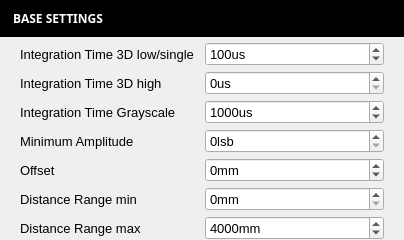
<?xml version="1.0" encoding="UTF-8"?>
<ui version="4.0">
 <class>WidgetSettingsBase</class>
 <widget class="QWidget" name="WidgetSettingsBase">
  <property name="geometry">
   <rect>
    <x>0</x>
    <y>0</y>
    <width>404</width>
    <height>234</height>
   </rect>
  </property>
  <property name="windowTitle">
   <string>Form</string>
  </property>
  <layout class="QGridLayout" name="gridLayout">
   <property name="leftMargin">
    <number>0</number>
   </property>
   <property name="topMargin">
    <number>0</number>
   </property>
   <property name="rightMargin">
    <number>0</number>
   </property>
   <property name="bottomMargin">
    <number>0</number>
   </property>
   <property name="horizontalSpacing">
    <number>0</number>
   </property>
   <property name="verticalSpacing">
    <number>5</number>
   </property>
   <item row="1" column="0">
    <layout class="QGridLayout" name="gridLayout_4">
     <property name="topMargin">
      <number>0</number>
     </property>
     <property name="spacing">
      <number>5</number>
     </property>
     <item row="8" column="2">
      <widget class="QSpinBox" name="spinBoxRangeMax">
       <property name="sizePolicy">
        <sizepolicy hsizetype="Preferred" vsizetype="Fixed">
         <horstretch>0</horstretch>
         <verstretch>0</verstretch>
        </sizepolicy>
       </property>
       <property name="minimumSize">
        <size>
         <width>0</width>
         <height>0</height>
        </size>
       </property>
       <property name="font">
        <font>
         <pointsize>10</pointsize>
        </font>
       </property>
       <property name="toolTip">
        <string>&lt;html&gt;&lt;head/&gt;&lt;body&gt;&lt;p&gt;Distance max range for the distance image and point cloud color space&lt;/p&gt;&lt;/body&gt;&lt;/html&gt;</string>
       </property>
       <property name="buttonSymbols">
        <enum>QAbstractSpinBox::UpDownArrows</enum>
       </property>
       <property name="suffix">
        <string>mm</string>
       </property>
       <property name="maximum">
        <number>70000</number>
       </property>
       <property name="singleStep">
        <number>100</number>
       </property>
       <property name="stepType">
        <enum>QAbstractSpinBox::AdaptiveDecimalStepType</enum>
       </property>
       <property name="value">
        <number>4000</number>
       </property>
      </widget>
     </item>
     <item row="6" column="1">
      <widget class="QLabel" name="labelOffset">
       <property name="minimumSize">
        <size>
         <width>0</width>
         <height>0</height>
        </size>
       </property>
       <property name="font">
        <font>
         <pointsize>10</pointsize>
        </font>
       </property>
       <property name="toolTip">
        <string>Offset. For calibrated camera set it to zero. Else set it to a value, so that a near object get's red</string>
       </property>
       <property name="styleSheet">
        <string notr="true">background-color: rgba(255, 255, 255, 0);</string>
       </property>
       <property name="text">
        <string>Offset</string>
       </property>
      </widget>
     </item>
     <item row="6" column="2">
      <widget class="QSpinBox" name="spinBoxOffset">
       <property name="sizePolicy">
        <sizepolicy hsizetype="Preferred" vsizetype="Fixed">
         <horstretch>0</horstretch>
         <verstretch>0</verstretch>
        </sizepolicy>
       </property>
       <property name="minimumSize">
        <size>
         <width>0</width>
         <height>0</height>
        </size>
       </property>
       <property name="font">
        <font>
         <pointsize>10</pointsize>
        </font>
       </property>
       <property name="toolTip">
        <string>&lt;html&gt;&lt;head/&gt;&lt;body&gt;&lt;p&gt;Additional offset to add to the resulting distance&lt;/p&gt;&lt;/body&gt;&lt;/html&gt;</string>
       </property>
       <property name="buttonSymbols">
        <enum>QAbstractSpinBox::UpDownArrows</enum>
       </property>
       <property name="suffix">
        <string>mm</string>
       </property>
       <property name="minimum">
        <number>-15000</number>
       </property>
       <property name="maximum">
        <number>15000</number>
       </property>
       <property name="singleStep">
        <number>100</number>
       </property>
       <property name="stepType">
        <enum>QAbstractSpinBox::AdaptiveDecimalStepType</enum>
       </property>
      </widget>
     </item>
     <item row="1" column="0">
      <spacer name="horizontalSpacer">
       <property name="orientation">
        <enum>Qt::Horizontal</enum>
       </property>
       <property name="sizeType">
        <enum>QSizePolicy::Fixed</enum>
       </property>
       <property name="sizeHint" stdset="0">
        <size>
         <width>20</width>
         <height>20</height>
        </size>
       </property>
      </spacer>
     </item>
     <item row="1" column="2">
      <widget class="QSpinBox" name="spinBoxIntTime0">
       <property name="sizePolicy">
        <sizepolicy hsizetype="Preferred" vsizetype="Fixed">
         <horstretch>0</horstretch>
         <verstretch>0</verstretch>
        </sizepolicy>
       </property>
       <property name="minimumSize">
        <size>
         <width>0</width>
         <height>0</height>
        </size>
       </property>
       <property name="font">
        <font>
         <family>MS Shell Dlg 2</family>
         <pointsize>10</pointsize>
         <weight>50</weight>
         <italic>false</italic>
         <bold>false</bold>
        </font>
       </property>
       <property name="toolTip">
        <string>&lt;html&gt;&lt;head/&gt;&lt;body&gt;&lt;p&gt;First TOF integration time or single integration time&lt;/p&gt;&lt;/body&gt;&lt;/html&gt;</string>
       </property>
       <property name="styleSheet">
        <string notr="true"/>
       </property>
       <property name="buttonSymbols">
        <enum>QAbstractSpinBox::UpDownArrows</enum>
       </property>
       <property name="accelerated">
        <bool>true</bool>
       </property>
       <property name="suffix">
        <string>us</string>
       </property>
       <property name="minimum">
        <number>0</number>
       </property>
       <property name="maximum">
        <number>2000</number>
       </property>
       <property name="singleStep">
        <number>1</number>
       </property>
       <property name="stepType">
        <enum>QAbstractSpinBox::AdaptiveDecimalStepType</enum>
       </property>
       <property name="value">
        <number>100</number>
       </property>
      </widget>
     </item>
     <item row="2" column="1">
      <widget class="QLabel" name="labelIntegrationTime3d1">
       <property name="minimumSize">
        <size>
         <width>0</width>
         <height>0</height>
        </size>
       </property>
       <property name="font">
        <font>
         <pointsize>10</pointsize>
        </font>
       </property>
       <property name="toolTip">
        <string>Second integration time. Set to zero for one integration time.</string>
       </property>
       <property name="styleSheet">
        <string notr="true">background-color: rgba(255, 255, 255, 0);</string>
       </property>
       <property name="text">
        <string>Integration Time 3D high</string>
       </property>
      </widget>
     </item>
     <item row="1" column="1">
      <widget class="QLabel" name="labelIntegrationTime3d0">
       <property name="minimumSize">
        <size>
         <width>0</width>
         <height>0</height>
        </size>
       </property>
       <property name="maximumSize">
        <size>
         <width>16777215</width>
         <height>16777215</height>
        </size>
       </property>
       <property name="font">
        <font>
         <family>MS Shell Dlg 2</family>
         <pointsize>10</pointsize>
        </font>
       </property>
       <property name="toolTip">
        <string>First integration time</string>
       </property>
       <property name="styleSheet">
        <string notr="true">background-color: rgba(255, 255, 255, 0);</string>
       </property>
       <property name="text">
        <string>Integration Time 3D low/single</string>
       </property>
      </widget>
     </item>
     <item row="7" column="2">
      <widget class="QSpinBox" name="spinBoxRangeMin">
       <property name="sizePolicy">
        <sizepolicy hsizetype="Preferred" vsizetype="Fixed">
         <horstretch>0</horstretch>
         <verstretch>0</verstretch>
        </sizepolicy>
       </property>
       <property name="minimumSize">
        <size>
         <width>0</width>
         <height>0</height>
        </size>
       </property>
       <property name="font">
        <font>
         <pointsize>10</pointsize>
        </font>
       </property>
       <property name="toolTip">
        <string>&lt;html&gt;&lt;head/&gt;&lt;body&gt;&lt;p&gt;Distance min range for the distance image and point cloud color space&lt;/p&gt;&lt;/body&gt;&lt;/html&gt;</string>
       </property>
       <property name="buttonSymbols">
        <enum>QAbstractSpinBox::UpDownArrows</enum>
       </property>
       <property name="suffix">
        <string>mm</string>
       </property>
       <property name="maximum">
        <number>70000</number>
       </property>
       <property name="singleStep">
        <number>100</number>
       </property>
       <property name="stepType">
        <enum>QAbstractSpinBox::AdaptiveDecimalStepType</enum>
       </property>
      </widget>
     </item>
     <item row="3" column="2">
      <widget class="QSpinBox" name="spinBoxIntTimeGrayscale">
       <property name="enabled">
        <bool>true</bool>
       </property>
       <property name="sizePolicy">
        <sizepolicy hsizetype="Preferred" vsizetype="Fixed">
         <horstretch>0</horstretch>
         <verstretch>0</verstretch>
        </sizepolicy>
       </property>
       <property name="minimumSize">
        <size>
         <width>0</width>
         <height>0</height>
        </size>
       </property>
       <property name="font">
        <font>
         <pointsize>10</pointsize>
        </font>
       </property>
       <property name="toolTip">
        <string>&lt;html&gt;&lt;head/&gt;&lt;body&gt;&lt;p&gt;Integration time for grayscale. &lt;/p&gt;&lt;/body&gt;&lt;/html&gt;</string>
       </property>
       <property name="buttonSymbols">
        <enum>QAbstractSpinBox::UpDownArrows</enum>
       </property>
       <property name="suffix">
        <string>us</string>
       </property>
       <property name="minimum">
        <number>1</number>
       </property>
       <property name="maximum">
        <number>100000</number>
       </property>
       <property name="stepType">
        <enum>QAbstractSpinBox::AdaptiveDecimalStepType</enum>
       </property>
       <property name="value">
        <number>1000</number>
       </property>
      </widget>
     </item>
     <item row="7" column="1">
      <widget class="QLabel" name="labelRangeMin">
       <property name="minimumSize">
        <size>
         <width>0</width>
         <height>0</height>
        </size>
       </property>
       <property name="font">
        <font>
         <pointsize>10</pointsize>
        </font>
       </property>
       <property name="styleSheet">
        <string notr="true">background-color: rgba(255, 255, 255, 0);</string>
       </property>
       <property name="text">
        <string>Distance Range min</string>
       </property>
      </widget>
     </item>
     <item row="5" column="2">
      <widget class="QSpinBox" name="spinBoxMinAmplitude">
       <property name="sizePolicy">
        <sizepolicy hsizetype="Preferred" vsizetype="Fixed">
         <horstretch>0</horstretch>
         <verstretch>0</verstretch>
        </sizepolicy>
       </property>
       <property name="minimumSize">
        <size>
         <width>0</width>
         <height>0</height>
        </size>
       </property>
       <property name="font">
        <font>
         <pointsize>10</pointsize>
        </font>
       </property>
       <property name="toolTip">
        <string>&lt;html&gt;&lt;head/&gt;&lt;body&gt;&lt;p&gt;Amplitude limit for valid distance or error code&lt;/p&gt;&lt;/body&gt;&lt;/html&gt;</string>
       </property>
       <property name="buttonSymbols">
        <enum>QAbstractSpinBox::UpDownArrows</enum>
       </property>
       <property name="suffix">
        <string>lsb</string>
       </property>
       <property name="maximum">
        <number>6000</number>
       </property>
       <property name="stepType">
        <enum>QAbstractSpinBox::AdaptiveDecimalStepType</enum>
       </property>
      </widget>
     </item>
     <item row="5" column="1">
      <widget class="QLabel" name="lableMinAmplitude">
       <property name="minimumSize">
        <size>
         <width>0</width>
         <height>0</height>
        </size>
       </property>
       <property name="font">
        <font>
         <pointsize>10</pointsize>
        </font>
       </property>
       <property name="toolTip">
        <string>Amplitude limit where the pixel is set to &quot;low Amplitude&quot;</string>
       </property>
       <property name="styleSheet">
        <string notr="true">background-color: rgba(255, 255, 255, 0);</string>
       </property>
       <property name="text">
        <string>Minimum Amplitude</string>
       </property>
      </widget>
     </item>
     <item row="3" column="1">
      <widget class="QLabel" name="labelIntegrationTimeGrayscale">
       <property name="minimumSize">
        <size>
         <width>0</width>
         <height>0</height>
        </size>
       </property>
       <property name="font">
        <font>
         <pointsize>10</pointsize>
        </font>
       </property>
       <property name="toolTip">
        <string>Integration time for grayscale</string>
       </property>
       <property name="styleSheet">
        <string notr="true">background-color: rgba(255, 255, 255, 0);</string>
       </property>
       <property name="text">
        <string>Integration Time Grayscale</string>
       </property>
      </widget>
     </item>
     <item row="2" column="2">
      <widget class="QSpinBox" name="spinBoxIntTime1">
       <property name="sizePolicy">
        <sizepolicy hsizetype="Preferred" vsizetype="Fixed">
         <horstretch>0</horstretch>
         <verstretch>0</verstretch>
        </sizepolicy>
       </property>
       <property name="minimumSize">
        <size>
         <width>0</width>
         <height>0</height>
        </size>
       </property>
       <property name="font">
        <font>
         <family>MS Shell Dlg 2</family>
         <pointsize>10</pointsize>
         <weight>50</weight>
         <italic>false</italic>
         <bold>false</bold>
        </font>
       </property>
       <property name="toolTip">
        <string>&lt;html&gt;&lt;head/&gt;&lt;body&gt;&lt;p&gt;Second TOF integration time&lt;/p&gt;&lt;/body&gt;&lt;/html&gt;</string>
       </property>
       <property name="styleSheet">
        <string notr="true"/>
       </property>
       <property name="buttonSymbols">
        <enum>QAbstractSpinBox::UpDownArrows</enum>
       </property>
       <property name="suffix">
        <string>us</string>
       </property>
       <property name="minimum">
        <number>0</number>
       </property>
       <property name="maximum">
        <number>2000</number>
       </property>
       <property name="singleStep">
        <number>1</number>
       </property>
       <property name="stepType">
        <enum>QAbstractSpinBox::AdaptiveDecimalStepType</enum>
       </property>
       <property name="value">
        <number>0</number>
       </property>
      </widget>
     </item>
     <item row="8" column="1">
      <widget class="QLabel" name="labelRangeMax">
       <property name="minimumSize">
        <size>
         <width>0</width>
         <height>0</height>
        </size>
       </property>
       <property name="font">
        <font>
         <pointsize>10</pointsize>
        </font>
       </property>
       <property name="toolTip">
        <string>Range for the colormap</string>
       </property>
       <property name="styleSheet">
        <string notr="true">background-color: rgba(255, 255, 255, 0);</string>
       </property>
       <property name="text">
        <string>Distance Range max</string>
       </property>
      </widget>
     </item>
     <item row="1" column="3">
      <spacer name="horizontalSpacer_2">
       <property name="orientation">
        <enum>Qt::Horizontal</enum>
       </property>
       <property name="sizeType">
        <enum>QSizePolicy::Fixed</enum>
       </property>
       <property name="sizeHint" stdset="0">
        <size>
         <width>20</width>
         <height>20</height>
        </size>
       </property>
      </spacer>
     </item>
    </layout>
   </item>
   <item row="0" column="0">
    <widget class="QLabel" name="labelTitle">
     <property name="palette">
      <palette>
       <active>
        <colorrole role="WindowText">
         <brush brushstyle="SolidPattern">
          <color alpha="255">
           <red>255</red>
           <green>255</green>
           <blue>255</blue>
          </color>
         </brush>
        </colorrole>
        <colorrole role="Button">
         <brush brushstyle="SolidPattern">
          <color alpha="255">
           <red>0</red>
           <green>0</green>
           <blue>0</blue>
          </color>
         </brush>
        </colorrole>
        <colorrole role="Light">
         <brush brushstyle="SolidPattern">
          <color alpha="255">
           <red>255</red>
           <green>255</green>
           <blue>255</blue>
          </color>
         </brush>
        </colorrole>
        <colorrole role="Text">
         <brush brushstyle="SolidPattern">
          <color alpha="255">
           <red>255</red>
           <green>255</green>
           <blue>255</blue>
          </color>
         </brush>
        </colorrole>
        <colorrole role="ButtonText">
         <brush brushstyle="SolidPattern">
          <color alpha="255">
           <red>255</red>
           <green>255</green>
           <blue>255</blue>
          </color>
         </brush>
        </colorrole>
        <colorrole role="Base">
         <brush brushstyle="SolidPattern">
          <color alpha="255">
           <red>0</red>
           <green>0</green>
           <blue>0</blue>
          </color>
         </brush>
        </colorrole>
        <colorrole role="Window">
         <brush brushstyle="SolidPattern">
          <color alpha="255">
           <red>0</red>
           <green>0</green>
           <blue>0</blue>
          </color>
         </brush>
        </colorrole>
        <colorrole role="PlaceholderText">
         <brush brushstyle="SolidPattern">
          <color alpha="128">
           <red>255</red>
           <green>255</green>
           <blue>255</blue>
          </color>
         </brush>
        </colorrole>
       </active>
       <inactive>
        <colorrole role="WindowText">
         <brush brushstyle="SolidPattern">
          <color alpha="255">
           <red>255</red>
           <green>255</green>
           <blue>255</blue>
          </color>
         </brush>
        </colorrole>
        <colorrole role="Button">
         <brush brushstyle="SolidPattern">
          <color alpha="255">
           <red>0</red>
           <green>0</green>
           <blue>0</blue>
          </color>
         </brush>
        </colorrole>
        <colorrole role="Light">
         <brush brushstyle="SolidPattern">
          <color alpha="255">
           <red>255</red>
           <green>255</green>
           <blue>255</blue>
          </color>
         </brush>
        </colorrole>
        <colorrole role="Text">
         <brush brushstyle="SolidPattern">
          <color alpha="255">
           <red>255</red>
           <green>255</green>
           <blue>255</blue>
          </color>
         </brush>
        </colorrole>
        <colorrole role="ButtonText">
         <brush brushstyle="SolidPattern">
          <color alpha="255">
           <red>255</red>
           <green>255</green>
           <blue>255</blue>
          </color>
         </brush>
        </colorrole>
        <colorrole role="Base">
         <brush brushstyle="SolidPattern">
          <color alpha="255">
           <red>0</red>
           <green>0</green>
           <blue>0</blue>
          </color>
         </brush>
        </colorrole>
        <colorrole role="Window">
         <brush brushstyle="SolidPattern">
          <color alpha="255">
           <red>0</red>
           <green>0</green>
           <blue>0</blue>
          </color>
         </brush>
        </colorrole>
        <colorrole role="PlaceholderText">
         <brush brushstyle="SolidPattern">
          <color alpha="128">
           <red>255</red>
           <green>255</green>
           <blue>255</blue>
          </color>
         </brush>
        </colorrole>
       </inactive>
       <disabled>
        <colorrole role="WindowText">
         <brush brushstyle="SolidPattern">
          <color alpha="255">
           <red>255</red>
           <green>255</green>
           <blue>255</blue>
          </color>
         </brush>
        </colorrole>
        <colorrole role="Button">
         <brush brushstyle="SolidPattern">
          <color alpha="255">
           <red>0</red>
           <green>0</green>
           <blue>0</blue>
          </color>
         </brush>
        </colorrole>
        <colorrole role="Light">
         <brush brushstyle="SolidPattern">
          <color alpha="255">
           <red>255</red>
           <green>255</green>
           <blue>255</blue>
          </color>
         </brush>
        </colorrole>
        <colorrole role="Text">
         <brush brushstyle="SolidPattern">
          <color alpha="255">
           <red>255</red>
           <green>255</green>
           <blue>255</blue>
          </color>
         </brush>
        </colorrole>
        <colorrole role="ButtonText">
         <brush brushstyle="SolidPattern">
          <color alpha="255">
           <red>255</red>
           <green>255</green>
           <blue>255</blue>
          </color>
         </brush>
        </colorrole>
        <colorrole role="Base">
         <brush brushstyle="SolidPattern">
          <color alpha="255">
           <red>0</red>
           <green>0</green>
           <blue>0</blue>
          </color>
         </brush>
        </colorrole>
        <colorrole role="Window">
         <brush brushstyle="SolidPattern">
          <color alpha="255">
           <red>0</red>
           <green>0</green>
           <blue>0</blue>
          </color>
         </brush>
        </colorrole>
        <colorrole role="PlaceholderText">
         <brush brushstyle="SolidPattern">
          <color alpha="128">
           <red>0</red>
           <green>0</green>
           <blue>0</blue>
          </color>
         </brush>
        </colorrole>
       </disabled>
      </palette>
     </property>
     <property name="font">
      <font>
       <family>Segoe UI Black</family>
       <weight>75</weight>
       <bold>true</bold>
      </font>
     </property>
     <property name="styleSheet">
      <string notr="true">padding:10px;
/*background-color:rgb(66, 138, 200);*/
/*background-color:rgb(76, 55, 108);*/
background-color:rgb(0,0,0);
color:rgb(255,255,255);
</string>
     </property>
     <property name="text">
      <string>&lt;html&gt;&lt;head/&gt;&lt;body&gt;&lt;p&gt;BASE SETTINGS&lt;/p&gt;&lt;/body&gt;&lt;/html&gt;</string>
     </property>
    </widget>
   </item>
  </layout>
 </widget>
 <resources/>
 <connections/>
</ui>
